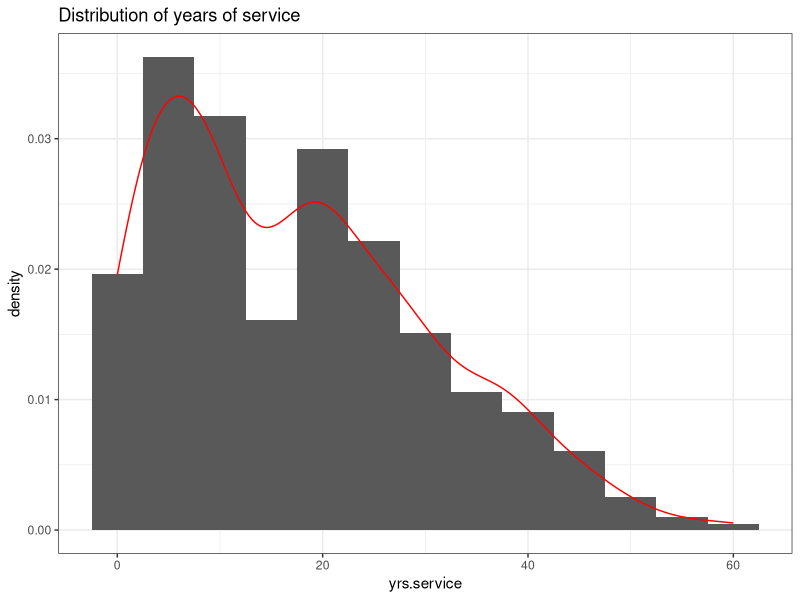
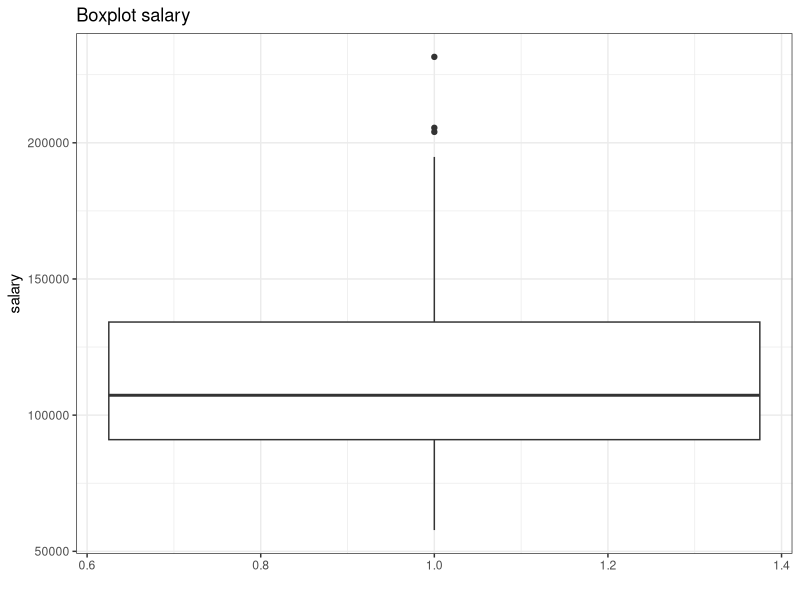
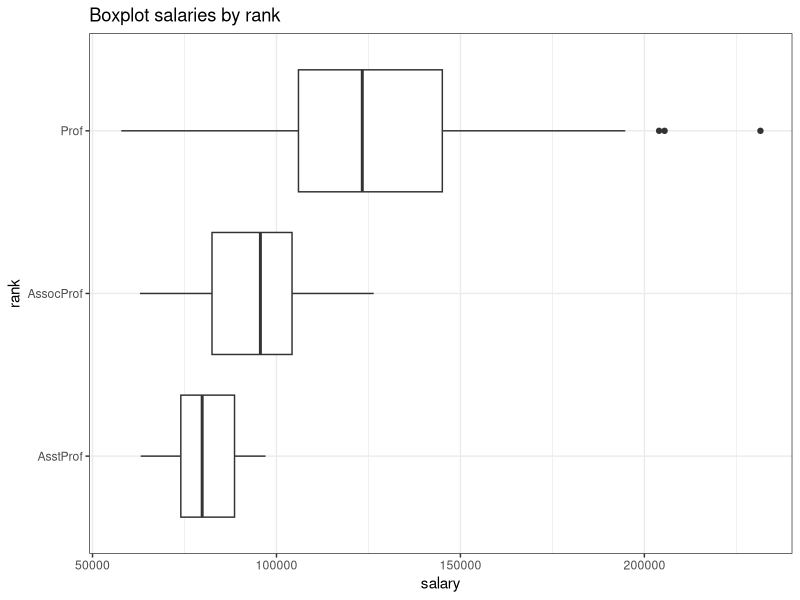
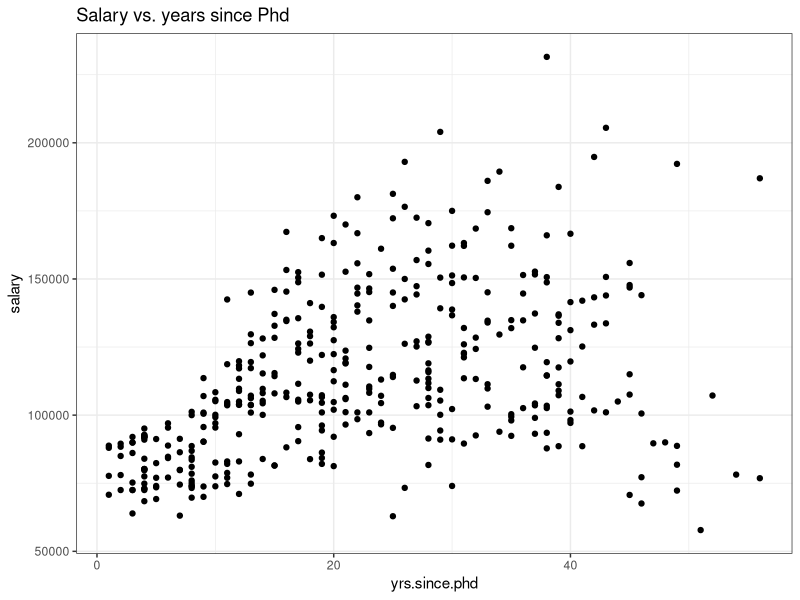
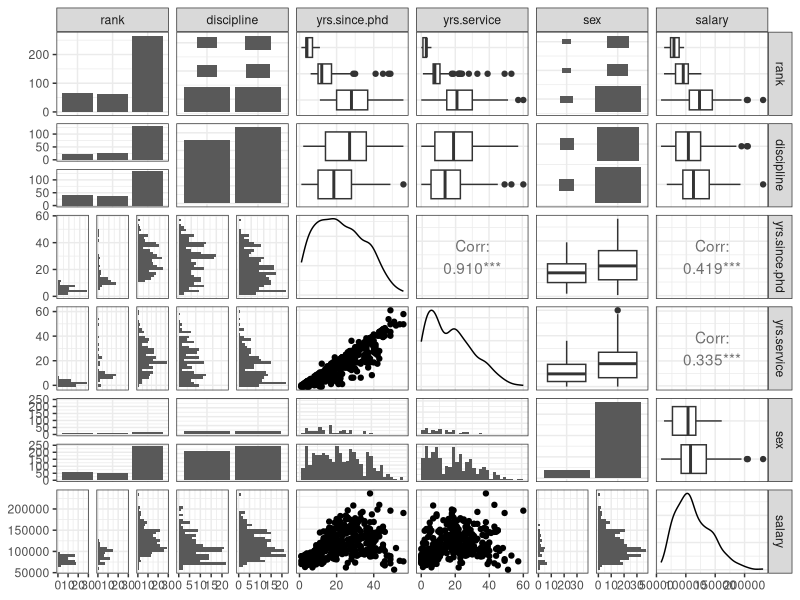
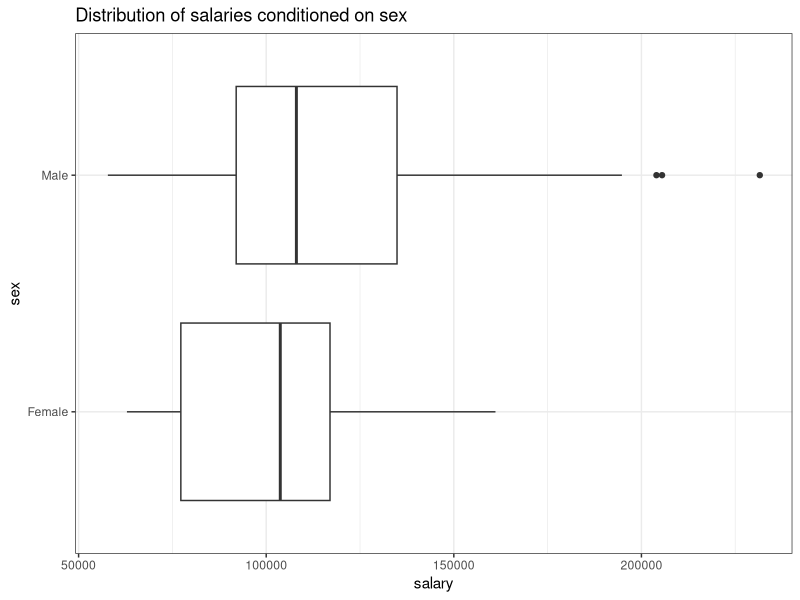

These charts were generated, in order, by the following R code:
## ---- chunk 1
knitr::opts_chunk$set(echo = FALSE, warning = FALSE, message = FALSE,
                      fig.align = "center", fig.height = 3.5, fig.width = 12)
## ---- chunk 2
library(car)
library(dplyr)
library(ggplot2)
library(GGally)
data("Salaries")
## ---- chunk 3
dim(Salaries)
## ---- chunk 4
old = Salaries[, "yrs.service"] > 40
sum(old)
## ---- chunk 5
rich = Salaries[, "salary"] > 150000
sum(rich)
## ---- chunk 6
mean(Salaries[Salaries$yrs.service > 20, "salary"])
## ---- chunk 7
summary(Salaries)
## ---- chunk 8
counts = Salaries %>%
  count(sex, rank) %>%
  mutate(prop = n / sum(n))

print(counts)
## ---- chunk 9
ggplot(Salaries, aes(x = yrs.service)) +
  geom_histogram(aes(y = ..density..), binwidth = 5) +
  geom_density(color="red") +
  theme_bw() +
  ggtitle("Distribution of years of service")
## ---- chunk 10
ggplot(Salaries, aes(x = 1, y = salary)) +
  geom_boxplot() +
  theme_bw() +
  ggtitle("Boxplot salary") +
  xlab("")
## ---- chunk 11
ggplot(Salaries, aes(x = rank, y = salary, group = rank)) +
  geom_boxplot() +
  coord_flip() +
  theme_bw() +
  ggtitle("Boxplot salaries by rank")
## ---- chunk 12
ggplot(Salaries, aes(x = yrs.since.phd, y = salary)) +
  geom_point() +
  theme_bw() +
  ggtitle("Salary vs. years since Phd")
## ---- chunk 13
cor(Salaries$salary, Salaries$yrs.since.phd)
cor(Salaries$salary, Salaries$yrs.service)
model = lm("salary ~ yrs.since.phd", data = Salaries)
summary(model)
## ---- chunk 14
ggpairs(Salaries) +
  theme_bw()
## ---- chunk 15
Salaries %>%
  group_by(rank, sex) %>%
  summarise(mean.salary = mean(salary))
## ---- chunk 16
ggplot(Salaries, aes(x = sex, y = salary, group = sex)) +
  geom_boxplot() +
  theme_bw() +
  coord_flip() +
  ggtitle("Distribution of salaries conditioned on sex")
## ---- chunk 17
cont = table(Salaries$sex, Salaries$discipline)
chisq.test(cont)
